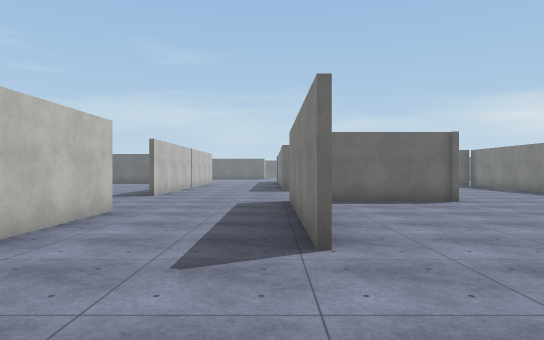
[1] (above)

24 first-person views from a walk through a 3-D level made in the Unity game engine. The camera is 1.5 m above the floor, looks level and sees 70° across. The floor is counted in squares, 2 m on a side. Each view is taken from the middle of a square. On the plan, view 1 faces up. The plan holds only what a view shows up to about 12 squares ahead; the rest is blank. The place goes on beyond the plan. The player is left out. Surface patterns are stand-ins for the level's own textures.

[2]
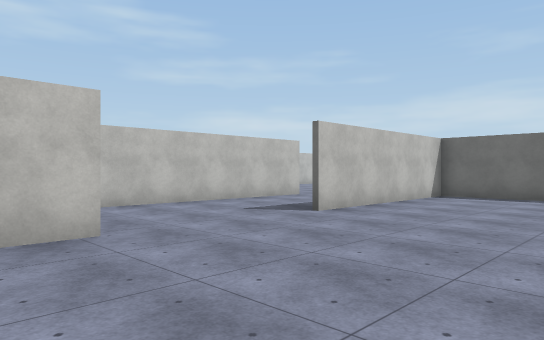

[3]
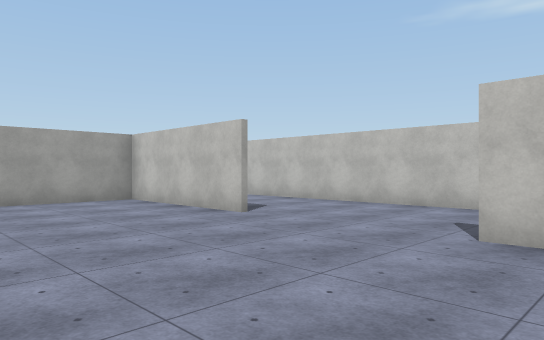

[4]
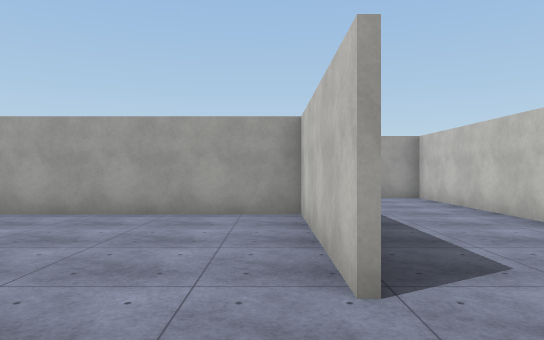

[5]
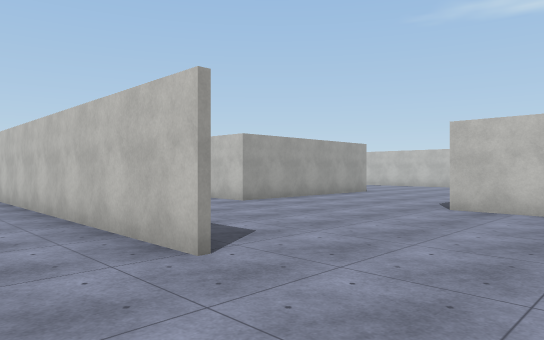

[6]
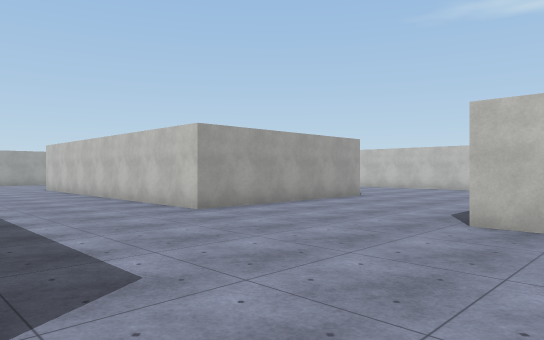

[7]
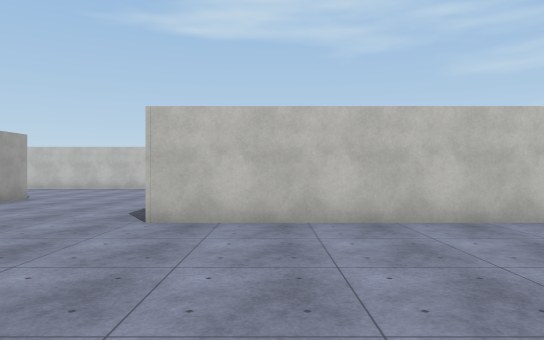

[8]
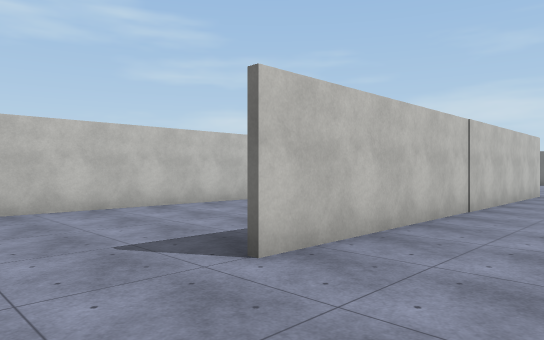

[9]
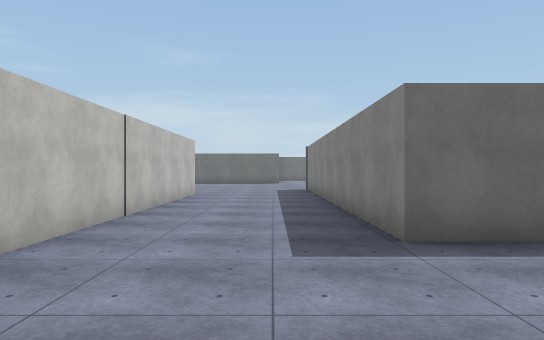

[10]
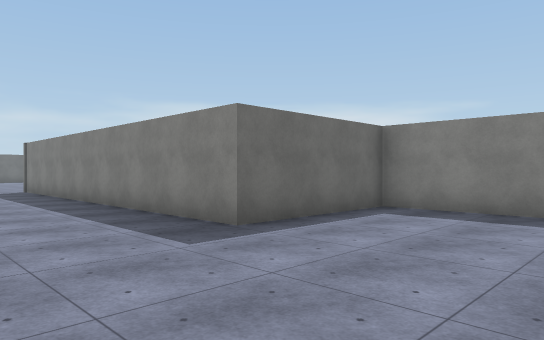

[11]
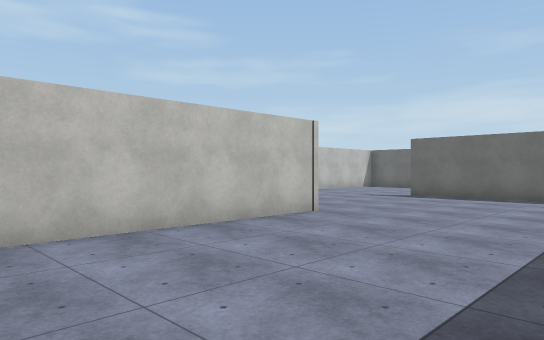

[12]
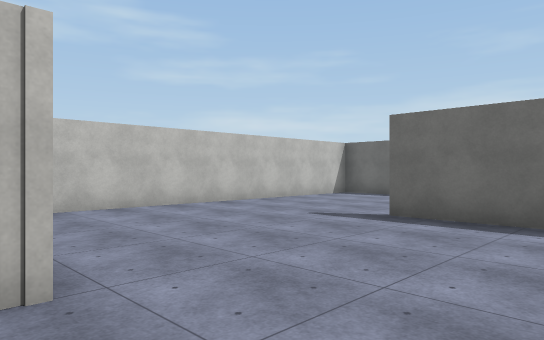

[13]
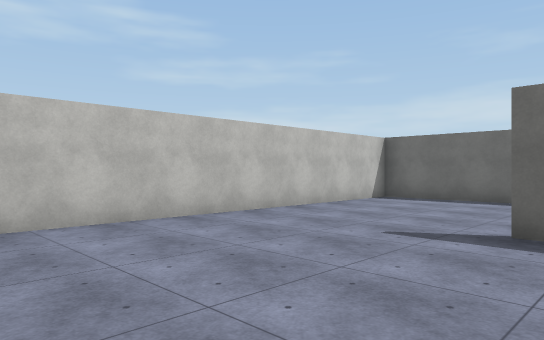

[14]
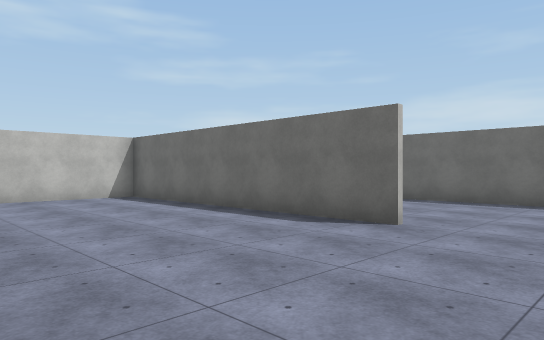

[15]
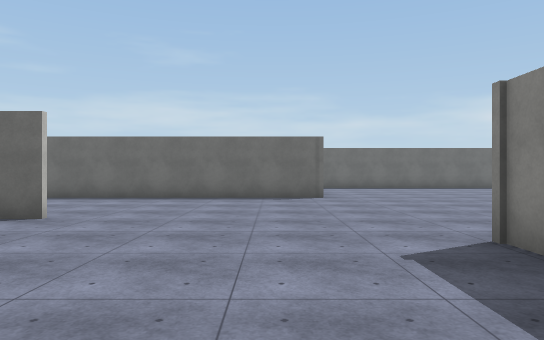

[16]
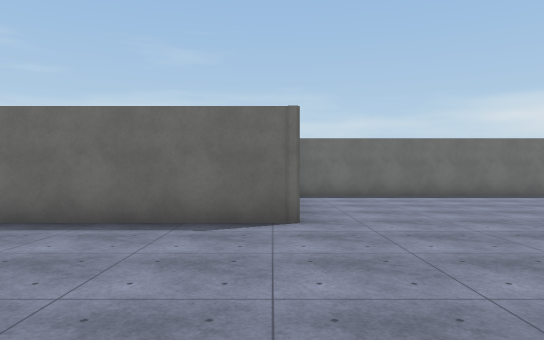

[17]
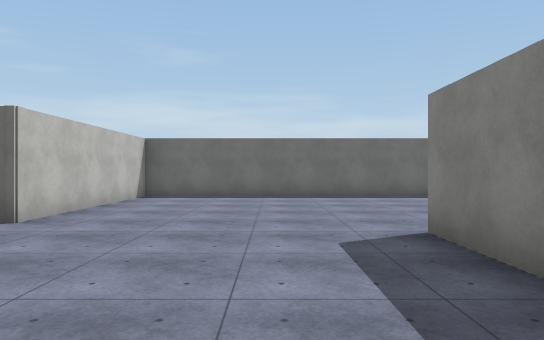

[18]
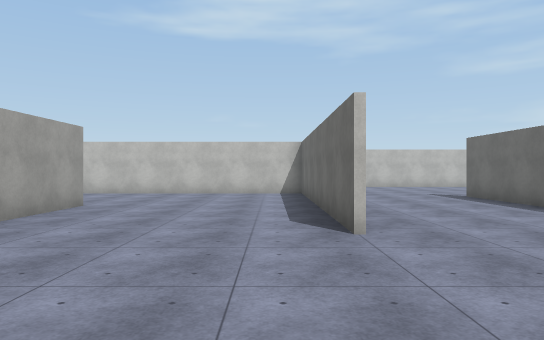

[19]
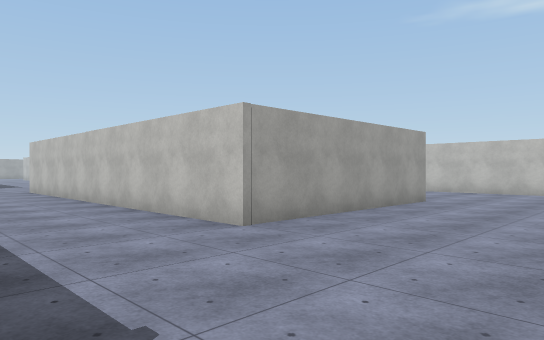

[20]
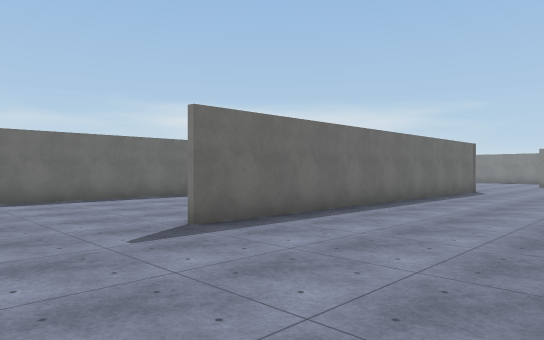

[21]
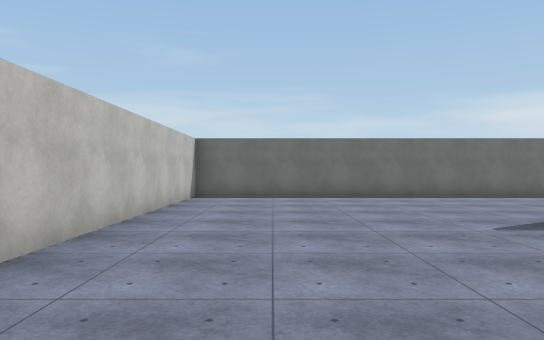

[22]
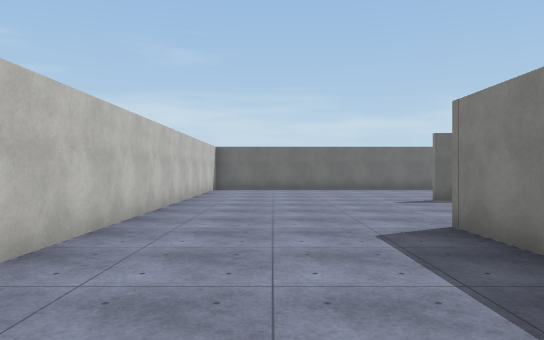

[23]
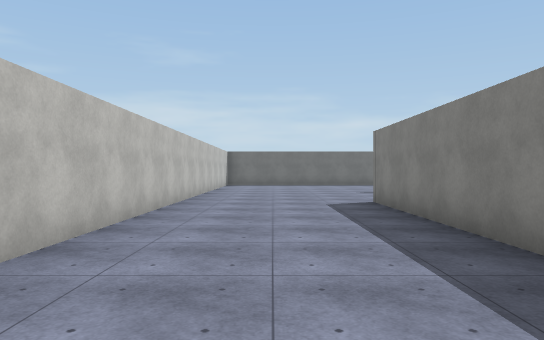

[24]
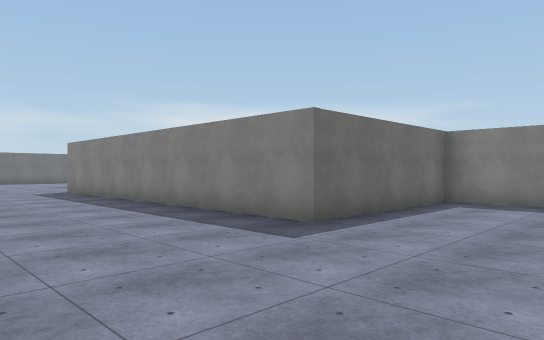

### Floor plan
Points are (right, up) in squares from view 1. A wall is a line through its corners. A room is listed if a view was taken in it or the views show most of it. See-through windows are left out.
Room 1 (views 1, 2, 3, 4)
walls: (0.5, -0.2) (0.5, -4.6) (5.5, -4.6); (0.4, 3.6) (0.4, 7.6); (-2.9, 7.2) (-2.9, -7.5); (4.5, 9.3) (0.5, 9.3) (0.5, 3.6)
ways out: opening at (-1.5, 8) to room 2
Room 2 (views 5, 6, 7, 8, 9, 10, 11, 12, 13, 14, 15, 16, 17, 18, 19, 20, 21, 22, 23, 24)
walls: (-8.5, 16.8) (-8.5, 7.1); (-8.6, 14.6) (-8.6, 16.5) (-13.6, 16.5) (-13.6, 27.1); (-9.2, 22) (-3.4, 22) (-3.4, 11.2); (-5.9, 21.9) (-9.2, 21.9); (-5.5, 27) (-13.5, 27) (-13.5, 17.9); (0.4, 7.6) (0.4, 9.1); (4.3, 11.2) (4.3, 14.1) (0.4, 14.1) (0.4, 25.1); (-13, 2.7) (-7.3, 2.7) (-7.3, -3.8); (4.9, 28.6) (4.9, 30.8); (-8.1, 37.1) (-18.2, 37.1) (-18.2, 21.1); (5.5, 37.1) (-0.6, 37.1) (-0.6, 31.5) (-12, 31.5)
ways out: opening at (-1.5, 8) to room 1

Positions as (right, up) in squares from view 1, and headings:
1: (0, 0), facing up
2: (5, -2), facing up-left
3: (5, 5), facing down-left
4: (1, 2), facing down
5: (-1, 10), facing down-left
6: (-3, 9), facing down-left
7: (-3, 9), facing left
8: (-1, 9), facing up-left
9: (-1, 10), facing up
10: (-3, 10), facing up-right
11: (-4, 11), facing up-left
12: (-6, 16), facing up-left
13: (-8, 17), facing up-left
14: (-3, 22), facing up-left
15: (-2, 21), facing up
16: (-1, 26), facing up
17: (3, 26), facing up
18: (-1, 26), facing left
19: (0, 26), facing down-left
20: (-15, 27), facing up-right
21: (-16, 26), facing up
22: (-16, 22), facing up
23: (-16, 18), facing up
24: (-18, 13), facing up-right
